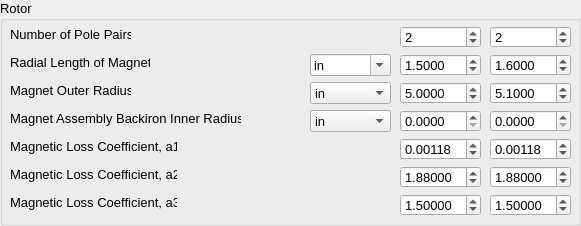
     <widget class="QGroupBox" name="groupBox">
      <property name="geometry">
       <rect>
        <x>9</x>
        <y>9</y>
        <width>581</width>
        <height>226</height>
       </rect>
      </property>
      <property name="font">
       <font>
        <pointsize>10</pointsize>
       </font>
      </property>
      <property name="title">
       <string>Rotor</string>
      </property>
      <widget class="QLabel" name="label">
       <property name="geometry">
        <rect>
         <x>10</x>
         <y>26</y>
         <width>121</width>
         <height>16</height>
        </rect>
       </property>
       <property name="text">
        <string>Number of Pole Pairs</string>
       </property>
      </widget>
      <widget class="QSpinBox" name="I_PolePair_1">
       <property name="geometry">
        <rect>
         <x>400</x>
         <y>26</y>
         <width>81</width>
         <height>22</height>
        </rect>
       </property>
       <property name="value">
        <number>2</number>
       </property>
      </widget>
      <widget class="QSpinBox" name="I_PolePair_2">
       <property name="geometry">
        <rect>
         <x>490</x>
         <y>26</y>
         <width>81</width>
         <height>22</height>
        </rect>
       </property>
       <property name="value">
        <number>2</number>
       </property>
      </widget>
      <widget class="QLabel" name="label_2">
       <property name="geometry">
        <rect>
         <x>10</x>
         <y>54</y>
         <width>140</width>
         <height>16</height>
        </rect>
       </property>
       <property name="text">
        <string>Radial Length of Magnet</string>
       </property>
      </widget>
      <widget class="QComboBox" name="R_MagnetRadialLength_unit">
       <property name="geometry">
        <rect>
         <x>310</x>
         <y>54</y>
         <width>81</width>
         <height>22</height>
        </rect>
       </property>
       <property name="layoutDirection">
        <enum>Qt::LeftToRight</enum>
       </property>
       <property name="editable">
        <bool>true</bool>
       </property>
       <item>
        <property name="text">
         <string>in</string>
        </property>
       </item>
       <item>
        <property name="text">
         <string>m</string>
        </property>
       </item>
       <item>
        <property name="text">
         <string>mm</string>
        </property>
       </item>
      </widget>
      <widget class="QDoubleSpinBox" name="R_MagnetRadialLength_1">
       <property name="geometry">
        <rect>
         <x>400</x>
         <y>54</y>
         <width>81</width>
         <height>22</height>
        </rect>
       </property>
       <property name="decimals">
        <number>4</number>
       </property>
       <property name="singleStep">
        <double>0.000100000000000</double>
       </property>
       <property name="value">
        <double>1.500000000000000</double>
       </property>
      </widget>
      <widget class="QDoubleSpinBox" name="R_MagnetRadialLength_2">
       <property name="geometry">
        <rect>
         <x>490</x>
         <y>54</y>
         <width>81</width>
         <height>22</height>
        </rect>
       </property>
       <property name="decimals">
        <number>4</number>
       </property>
       <property name="singleStep">
        <double>0.000100000000000</double>
       </property>
       <property name="value">
        <double>1.600000000000000</double>
       </property>
      </widget>
      <widget class="QLabel" name="label_3">
       <property name="geometry">
        <rect>
         <x>10</x>
         <y>82</y>
         <width>121</width>
         <height>16</height>
        </rect>
       </property>
       <property name="text">
        <string>Magnet Outer Radius</string>
       </property>
      </widget>
      <widget class="QComboBox" name="R_MagnetOutR_unit">
       <property name="geometry">
        <rect>
         <x>310</x>
         <y>82</y>
         <width>81</width>
         <height>22</height>
        </rect>
       </property>
       <item>
        <property name="text">
         <string>in</string>
        </property>
       </item>
       <item>
        <property name="text">
         <string>m</string>
        </property>
       </item>
       <item>
        <property name="text">
         <string>mm</string>
        </property>
       </item>
      </widget>
      <widget class="QDoubleSpinBox" name="R_MagnetOutR_1">
       <property name="geometry">
        <rect>
         <x>400</x>
         <y>82</y>
         <width>81</width>
         <height>22</height>
        </rect>
       </property>
       <property name="decimals">
        <number>4</number>
       </property>
       <property name="singleStep">
        <double>0.000100000000000</double>
       </property>
       <property name="value">
        <double>5.000000000000000</double>
       </property>
      </widget>
      <widget class="QDoubleSpinBox" name="R_MagnetOutR_2">
       <property name="geometry">
        <rect>
         <x>490</x>
         <y>82</y>
         <width>81</width>
         <height>22</height>
        </rect>
       </property>
       <property name="decimals">
        <number>4</number>
       </property>
       <property name="singleStep">
        <double>0.000100000000000</double>
       </property>
       <property name="value">
        <double>5.100000000000000</double>
       </property>
      </widget>
      <widget class="QLabel" name="label_4">
       <property name="geometry">
        <rect>
         <x>10</x>
         <y>110</y>
         <width>231</width>
         <height>16</height>
        </rect>
       </property>
       <property name="text">
        <string>Magnet Assembly Backiron Inner Radius</string>
       </property>
      </widget>
      <widget class="QComboBox" name="R_MagnetBackIronInnerR_unit">
       <property name="geometry">
        <rect>
         <x>310</x>
         <y>110</y>
         <width>81</width>
         <height>22</height>
        </rect>
       </property>
       <item>
        <property name="text">
         <string>in</string>
        </property>
       </item>
       <item>
        <property name="text">
         <string>m</string>
        </property>
       </item>
       <item>
        <property name="text">
         <string>mm</string>
        </property>
       </item>
      </widget>
      <widget class="QDoubleSpinBox" name="R_MagnetBackIronInnerR_1">
       <property name="geometry">
        <rect>
         <x>400</x>
         <y>110</y>
         <width>81</width>
         <height>22</height>
        </rect>
       </property>
       <property name="decimals">
        <number>4</number>
       </property>
       <property name="singleStep">
        <double>0.000100000000000</double>
       </property>
      </widget>
      <widget class="QDoubleSpinBox" name="R_MagnetBackIronInnerR_2">
       <property name="geometry">
        <rect>
         <x>490</x>
         <y>110</y>
         <width>81</width>
         <height>22</height>
        </rect>
       </property>
       <property name="decimals">
        <number>4</number>
       </property>
       <property name="singleStep">
        <double>0.000100000000000</double>
       </property>
      </widget>
      <widget class="QLabel" name="label_5">
       <property name="geometry">
        <rect>
         <x>10</x>
         <y>138</y>
         <width>167</width>
         <height>16</height>
        </rect>
       </property>
       <property name="text">
        <string>Magnetic Loss Coefficient, a1</string>
       </property>
      </widget>
      <widget class="QDoubleSpinBox" name="R_MagneticLossCoef1_1">
       <property name="geometry">
        <rect>
         <x>400</x>
         <y>138</y>
         <width>81</width>
         <height>22</height>
        </rect>
       </property>
       <property name="decimals">
        <number>5</number>
       </property>
       <property name="singleStep">
        <double>0.000100000000000</double>
       </property>
       <property name="value">
        <double>0.001180000000000</double>
       </property>
      </widget>
      <widget class="QDoubleSpinBox" name="R_MagneticLossCoef1_2">
       <property name="geometry">
        <rect>
         <x>490</x>
         <y>138</y>
         <width>81</width>
         <height>22</height>
        </rect>
       </property>
       <property name="decimals">
        <number>5</number>
       </property>
       <property name="singleStep">
        <double>0.000100000000000</double>
       </property>
       <property name="value">
        <double>0.001180000000000</double>
       </property>
      </widget>
      <widget class="QLabel" name="label_6">
       <property name="geometry">
        <rect>
         <x>10</x>
         <y>166</y>
         <width>167</width>
         <height>16</height>
        </rect>
       </property>
       <property name="text">
        <string>Magnetic Loss Coefficient, a2</string>
       </property>
      </widget>
      <widget class="QDoubleSpinBox" name="R_MagneticLossCoef2_1">
       <property name="geometry">
        <rect>
         <x>400</x>
         <y>166</y>
         <width>81</width>
         <height>22</height>
        </rect>
       </property>
       <property name="decimals">
        <number>5</number>
       </property>
       <property name="singleStep">
        <double>0.000100000000000</double>
       </property>
       <property name="value">
        <double>1.880000000000000</double>
       </property>
      </widget>
      <widget class="QDoubleSpinBox" name="R_MagneticLossCoef2_2">
       <property name="geometry">
        <rect>
         <x>490</x>
         <y>166</y>
         <width>81</width>
         <height>22</height>
        </rect>
       </property>
       <property name="decimals">
        <number>5</number>
       </property>
       <property name="singleStep">
        <double>0.000100000000000</double>
       </property>
       <property name="value">
        <double>1.880000000000000</double>
       </property>
      </widget>
      <widget class="QLabel" name="label_7">
       <property name="geometry">
        <rect>
         <x>10</x>
         <y>194</y>
         <width>167</width>
         <height>16</height>
        </rect>
       </property>
       <property name="text">
        <string>Magnetic Loss Coefficient, a3</string>
       </property>
      </widget>
      <widget class="QDoubleSpinBox" name="R_MagneticLossCoef3_1">
       <property name="geometry">
        <rect>
         <x>400</x>
         <y>194</y>
         <width>81</width>
         <height>22</height>
        </rect>
       </property>
       <property name="decimals">
        <number>5</number>
       </property>
       <property name="singleStep">
        <double>0.000100000000000</double>
       </property>
       <property name="value">
        <double>1.500000000000000</double>
       </property>
      </widget>
      <widget class="QDoubleSpinBox" name="R_MagneticLossCoef3_2">
       <property name="geometry">
        <rect>
         <x>490</x>
         <y>194</y>
         <width>81</width>
         <height>22</height>
        </rect>
       </property>
       <property name="decimals">
        <number>5</number>
       </property>
       <property name="singleStep">
        <double>0.000100000000000</double>
       </property>
       <property name="value">
        <double>1.500000000000000</double>
       </property>
      </widget>
     </widget>
